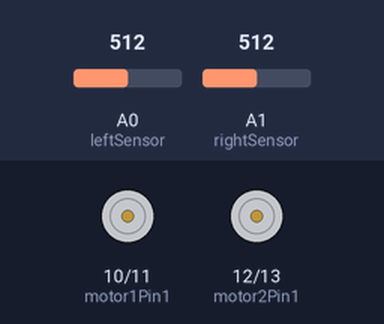
This sketch was run on a simulated Arduino Uno, built with avr-gcc and run on an emulated ATmega328P. Shown: motor-driver pin pairs drawn as motors (green arrow = first pin HIGH = forward, orange = second pin HIGH = backward, longer = more drive). The inputs (shaded band) are chosen by the test bench; at power-on: A0 (leftSensor) = 512, A1 (rightSensor) = 512.

Above: at 1.2 s.
1.3 s: A0 (leftSensor) set to 492
At 2.5 s:
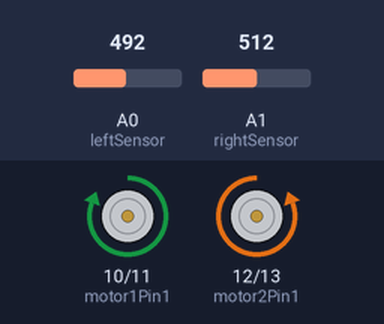
2.8 s: A1 (rightSensor) set to 489
At 3.8 s:
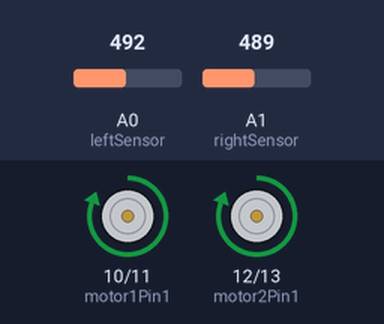
4.3 s: A0 (leftSensor) set to 510
At 5.0 s:
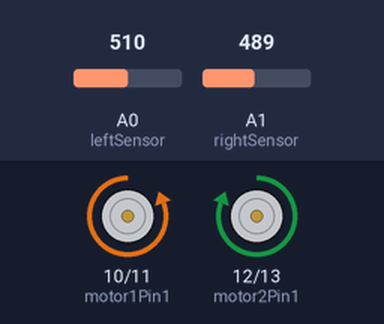
5.8 s: A0 (leftSensor) set to 490
At 6.1 s:
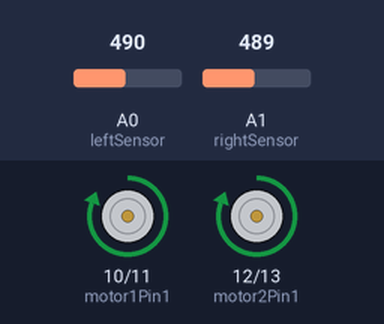
7.3 s: A0 (leftSensor) set to 511
At 8.5 s:
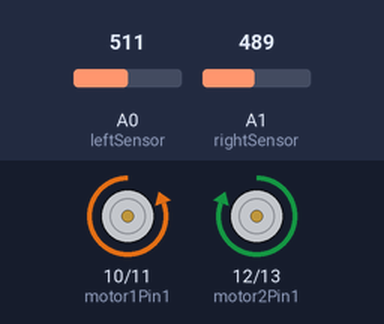
Timing chart, 0 to 9.8 s (numbered marks = the images above; inputs shaded):
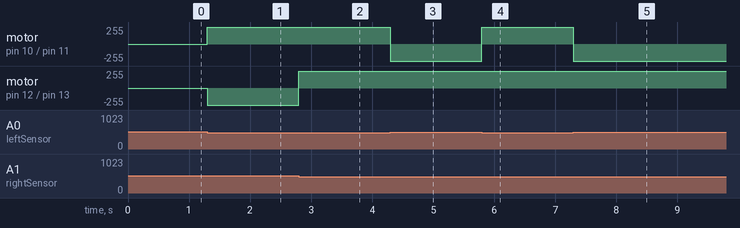

Measured:
- the behaviour switches between 500 and 499 on A0 (leftSensor) (found by bisection; images 0 and 1)
- the behaviour switches between 500 and 499 on A1 (rightSensor) (found by bisection; images 1 and 2)
- after the input at 1.3 s, motor on pin 10 (motor1Pin1) / pin 11 (motor1Pin2): stopped → forward 255/255 at once; motor on pin 12 (motor2Pin1) / pin 13 (motor2Pin2): stopped → backward 255/255 at once
- after the input at 2.8 s, motor on pin 12 (motor2Pin1) / pin 13 (motor2Pin2): backward 255/255 → forward 255/255 at once
- after the input at 4.3 s, motor on pin 10 (motor1Pin1) / pin 11 (motor1Pin2): forward 255/255 → backward 255/255 at once
- after the input at 5.8 s, motor on pin 10 (motor1Pin1) / pin 11 (motor1Pin2): backward 255/255 → forward 255/255 at once
- after the input at 7.3 s, motor on pin 10 (motor1Pin1) / pin 11 (motor1Pin2): forward 255/255 → backward 255/255 at once

The sketch:

IR-CODE.ino
```cpp
// Define motor pins
#define motor1Pin1 10  // Motor 1 direction pin 1
#define motor1Pin2 11  // Motor 1 direction pin 2
#define motor2Pin1 12  // Motor 2 direction pin 1
#define motor2Pin2 13  // Motor 2 direction pin 2

// Define IR sensor pins
#define leftSensor A0   // Left IR sensor connected to analog pin A0
#define rightSensor A1  // Right IR sensor connected to analog pin A1


// Setup function runs once when the program starts
void setup() {
  // Set motor control pins as outputs
  pinMode(motor1Pin1, OUTPUT);
  pinMode(motor1Pin2, OUTPUT);
  pinMode(motor2Pin1, OUTPUT);
  pinMode(motor2Pin2, OUTPUT);
}

// Loop function runs repeatedly as long as the Arduino is powered
void loop() {
  // Read sensor values
  int leftValue = analogRead(leftSensor);
  int rightValue = analogRead(rightSensor);

  // If both sensors detect black, move forward
  if (leftValue < 500 && rightValue < 500) {
    moveForward();
  }
  // If left sensor detects black, turn right
  else if (leftValue < 500 && rightValue >= 500) {
    turnRight();
  }
  // If right sensor detects black, turn left
  else if (leftValue >= 500 && rightValue < 500) {
    turnLeft();
  }
  // If both sensors detect white, stop
  else {
    stopMoving();
  }
}

// Function to move the robot forward
void moveForward() {
  digitalWrite(motor1Pin1, HIGH);
  digitalWrite(motor1Pin2, LOW);
  digitalWrite(motor2Pin1, HIGH);
  digitalWrite(motor2Pin2, LOW);
}

// Function to turn the robot left
void turnLeft() {
  digitalWrite(motor1Pin1, LOW);
  digitalWrite(motor1Pin2, HIGH);
  digitalWrite(motor2Pin1, HIGH);
  digitalWrite(motor2Pin2, LOW);
}

// Function to turn the robot right
void turnRight() {
  digitalWrite(motor1Pin1, HIGH);
  digitalWrite(motor1Pin2, LOW);
  digitalWrite(motor2Pin1, LOW);
  digitalWrite(motor2Pin2, HIGH);
}

// Function to stop the robot
void stopMoving() {
  digitalWrite(motor1Pin1, LOW);
  digitalWrite(motor1Pin2, LOW);
  digitalWrite(motor2Pin1, LOW);
  digitalWrite(motor2Pin2, LOW);
}
```
